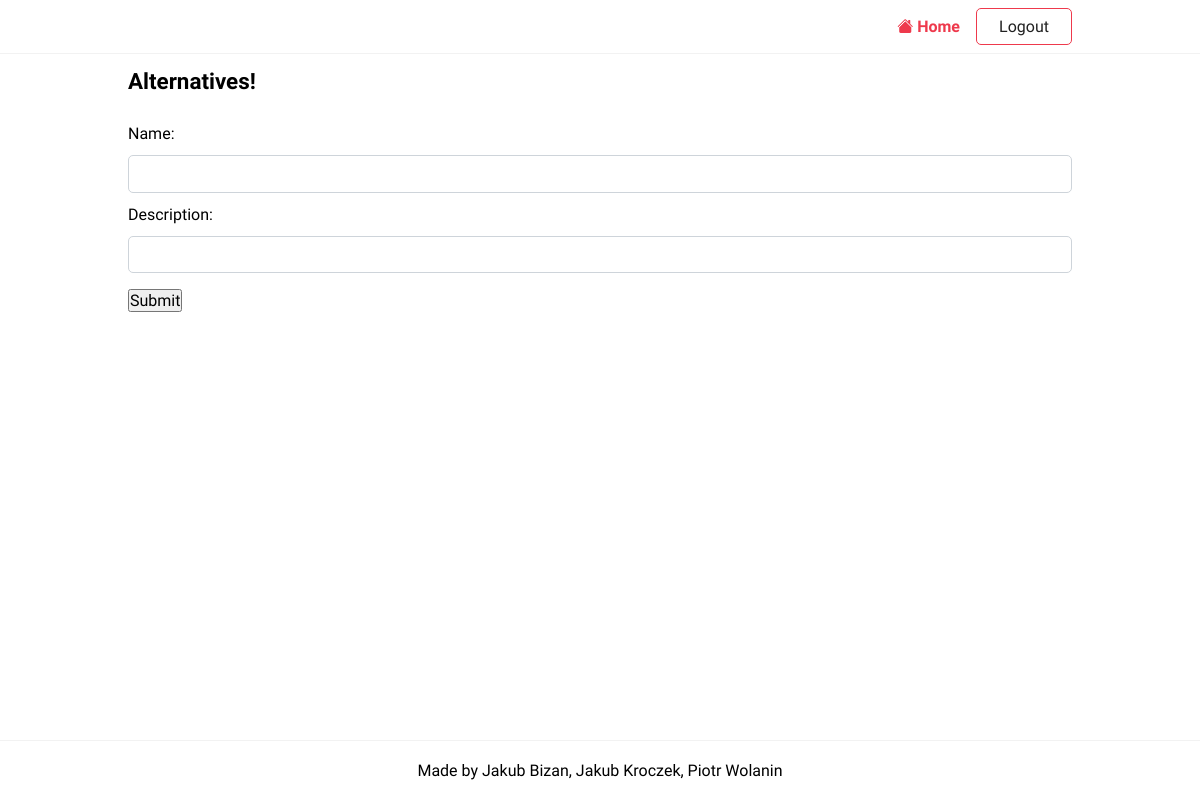
The page /scenarios/1/alternatives/modify (signed in) on the database as committed earlier.
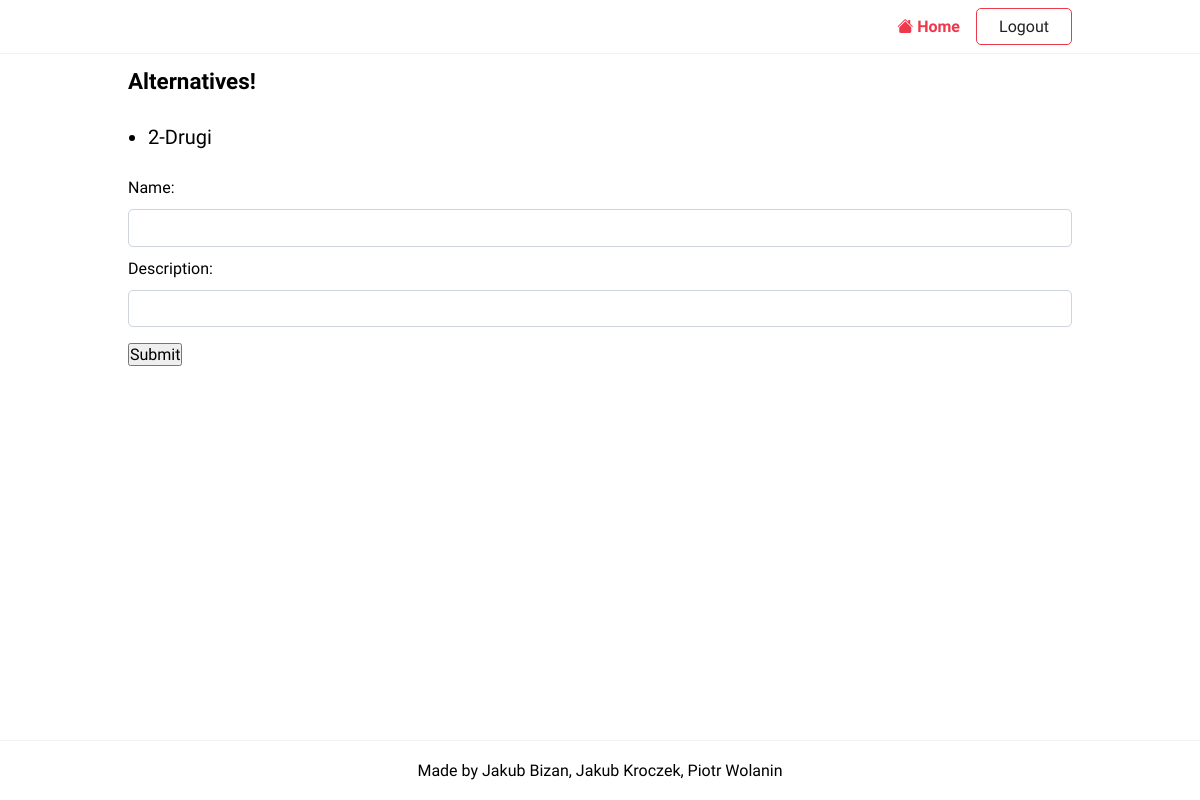
The same page on the database as committed later.
### projekt/models/models.py (models this page shows)
class Alternatives(m.Model):
    name = m.CharField(max_length=20)
    description = m.CharField(max_length=100)

### projekt/views/facilitator/alternatives.py (the view, shortened to what this page needs)
# urls.py: path('scenarios/<pk>/alternatives/modify', CreateAlternativesView.as_view(), name='modify-alternatives')
class CreateAlternativesView(LoginRequiredMixin, CreateView):
    model = Alternatives
    form_class = AlternativesForm
    template_name = 'projekt/scenario_modify_alternatives.html'
    def get_context_data(self, **kwargs):
        context = super().get_context_data(**kwargs)
        scenario = DecisionScenarios.objects.get(pk=self.kwargs['pk'])
        model = scenario.modelID
        context['alternatives'] = Alternatives.objects.filter(modelalternatives__modelID=model)
        print(context['alternatives'])
        return context

### projekt/forms/forms.py
class AlternativesForm(forms.ModelForm):
    class Meta:
        model = Alternatives
        fields = ["name", "description"]

### templates/projekt/scenario_modify_alternatives.html (shortened to what this page needs)
{%extends 'base.html'%}
{%block content%}
   <h2> Alternatives!</h2>
    <ul style="font-size: 20px; margin: 20px 20px">
        {% for alternative in alternatives %}
            <li>{{ alternative.pk }}-{{ alternative.name }}&nbsp;</li>
        {% endfor %}
    </ul>
<form action = "" method = "post">
    {{form }}
    <input type="submit" value="Submit">
</form>
{%endblock content%}

### templates/base.html (shortened to what this page needs)
{%load static %}
<!DOCTYPE html>
<html lang="en">
    <head>
        <link rel="stylesheet" href="{% static 'css/style.css' %}" />
    </head>
    <body>
        <header class="header">
            <div class="container">
            	<nav class="nav">
	            	<a href="{%url 'index'%}"><i class="bi bi-house-fill"></i> Home</a>
	                {% if request.user.is_authenticated %}
	    	                <a href="{% url 'logout' %}" class="btn btn-outline">Logout</a>
	                {% else %}
							<a href="{% url 'login' %}" class="btn btn-outline">Login</a>
	            	        <a href="#" class="btn btn-primary">Join Now</a>
	                {% endif %}
	              </nav>
            </div>
        </header>
        <main>
            <div class="container">
             {%block content %}
             {%endblock content%}
            </div>
        </main>
        <footer class="footer">
            <div class="container">
				<p>Made by Jakub Bizan, Jakub Kroczek, Piotr Wolanin</p>
            </div>
        </footer>
    </body>
</html>

### projekt/static/css/style.css (style rules this page uses)
:root { --color-primary: #ee394c; --color-secondary: #86b7fe; --color-light: #f2f2f2; --color-gray: #ced4da; --color-dark: #212121; --color-white: #ffffff; --color-error: #e2442f; --color-warning: #ffc900; --color-info: #02a2b9; --color-success: #1ba345; --color-input: #00d1b2; --border-radius: 5px; }
* { margin: 0; padding: 0; box-sizing: border-box; text-rendering: optimizeLegibility; }
html, body { height: 100%; }
input, button, textarea { font: inherit; }
body { font-family: 'Dosis', sans-serif; font-size: 1rem; line-height: 1.7; display: flex; flex-direction: column; }
h2 { font-size: 1.4rem; }
a { color: var(--color-primary); text-decoration: none; }
.container { max-width: 960px; margin: 0 auto; padding: 0.5rem; }
.header { border-bottom: solid 1px var(--color-light); }
.header .container { display: flex; align-items: center; gap:1rem; }
.nav { display:flex; gap:1rem; align-items: center; justify-content: center; flex-basis: 100%; }
.nav a:nth-last-child(2) { margin-left: auto; font-weight: bold; }
form > * { display: block; margin-bottom: 0.5rem; }
form > input[type='submit'], form > button { margin: 1rem 0; }
input[type='text'], input[type='email'], input[type='password'], textarea { border-radius: var(--border-radius); border: solid 1px var(--color-gray); width: 100%; padding: 0.25rem 0.75rem; }
.footer p { text-align: center; }
.footer { margin-top: auto; padding: 0.5rem 0; border-top: solid 1px var(--color-light); }
.btn { padding: 0.25rem 0.75rem; border-radius: var(--border-radius); background-color: var(--color-white); border: solid 1px var(--color-white); color: var(--color-dark); cursor: pointer; text-decoration: none; font-size: 1rem; min-width: 6rem; text-align: center; }
.btn-outline { border: solid 1px var(--color-primary); }

Rows that differ between the two databases and show on the page:
added Alternatives: pk "2", name "Drugi"
